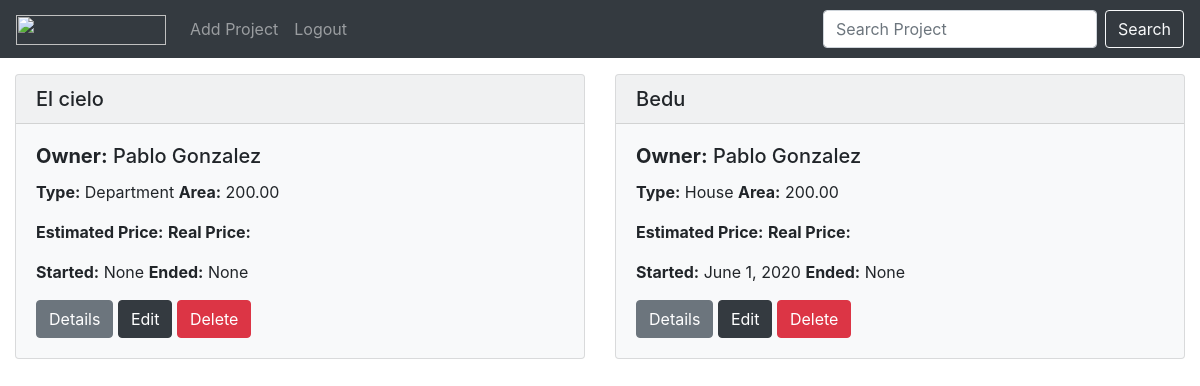
The page /projects/ (signed in) on the database as committed earlier.
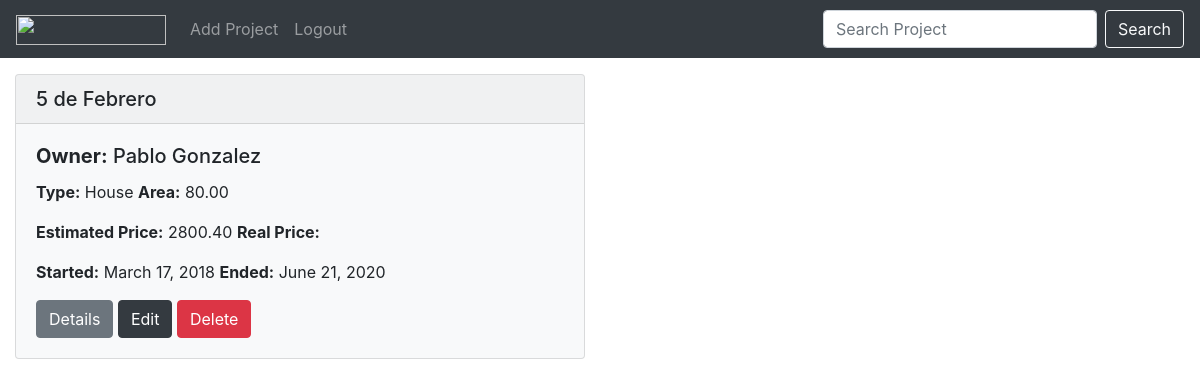
The same page on the database as committed later.
### projects/models.py (models this page shows, shortened)
class Project(models.Model):
    BUILDING_TYPES = [
        ('Department', 'Department'),
        ('House', 'House'),
        ('Building', 'Building'),
        ('Reparation', 'Reparation'),
        ('Other', 'Other'),
    ]
    architect = models.ForeignKey(Architect, on_delete=models.CASCADE)
    owner = models.ForeignKey(Owner, on_delete=models.CASCADE)
    name = models.CharField(max_length=255)
    area = models.DecimalField(max_digits=6, decimal_places=2, blank=True, null=True)
    type = models.CharField(max_length=10, choices=BUILDING_TYPES, blank=True, null=True)
    start_date = models.DateField(blank=True, null=True)
    end_date = models.DateField(blank=True, null=True)

class Owner(models.Model):
    first_name = models.CharField(max_length=50)
    last_name = models.CharField(max_length=50)
    cell_phone = models.CharField(max_length=20)
    def __str__(self):
        return f'{self.first_name} {self.last_name}'

### projects/views.py (the view)
# urls.py: path('', views.list_projects, name='list_projects'),
@login_required
def list_projects(request):
    if request.GET:
        Projects = Project.objects.annotate(
            sum_estimated_price=Sum('task__concept__estimated_price'),
            sum_real_price=Sum('task__concept__real_price'),
        ).filter(name__icontains=request.GET['search'])
    else:
        Projects = Project.objects.annotate(
            sum_estimated_price=Sum('task__concept__estimated_price'),
            sum_real_price=Sum('task__concept__real_price'),
        )
    return render(request, 'projects/list.html', {'projects': Projects})

### templates/projects/list.html (shortened to what this page needs)
{% extends "base.html" %}
{% block nav %}
<div class="collapse navbar-collapse" id="navbarSupportedContent">
    <ul class="navbar-nav mr-auto">
        <li class="nav-item">
            <a class="nav-link" href="{% url 'add_project' %}">Add Project</a>
        </li>
        <li class="nav-item">
            <a class="nav-link" href="{% url 'logout' %}">Logout</a>
        </li>
    </ul>
    <form class="form-inline my-2 my-lg-0" method="GET" action="{% url 'list_projects' %} ">
        <input class="form-control mr-sm-2" type="search" placeholder="Search Project" aria-label="Search" name="search">
        <button class="btn btn-outline-light my-2 my-sm-0" type="submit">Search</button>
    </form>
</div>
{% endblock %}
{% block container %}
<div class="row">
    {% for project in projects %}
    <div class="col-sm-12 col-md-6">
        <div class="card bg-light mt-3">
                <h5 class="card-header">
                {{ project.name }}
                </h5>
                <div class="card-body">
                <h5 class="card-title"><b>Owner:</b> {{ project.owner }}</h5>
                <p class="card-text"><b>Type:</b> {{ project.type }} <b>Area:</b> {{ project.area }}</p>
                <p class="card-text"><b>Estimated Price:</b> {{ project.sum_estimated_price|floatformat:2 }} <b>Real Price:</b> {{ project.sum_real_price|floatformat:2 }}</p>
                <p class="card-text"><b>Started:</b> {{ project.start_date }} <b>Ended:</b> {{ project.end_date }}</p>
                <a href="{% url 'list_tasks' project.id %}" class="btn btn-secondary">Details</a>
                <a href="{% url 'edit_project' project.id %}" class="btn btn-dark">Edit</a>
                <a href="{% url 'delete_project' project.id %}" class="btn btn-danger">Delete</a>
                </div>
        </div>
    </div>
    {% endfor %}
</div>
{% endblock %}

### templates/base.html (shortened to what this page needs)
<!DOCTYPE html>
<html lang="en">
<head>
    {% load static %}
    <link rel="stylesheet" href="https://stackpath.bootstrapcdn.com/bootstrap/4.5.0/css/bootstrap.min.css">
</head>
<body>
    <nav class="navbar navbar-expand-lg navbar-dark bg-dark">
    <a class="navbar-brand" href="http://www.hogaresyobrasmexicanas.com/">
        <img src="http://www.hogaresyobrasmexicanas.com/wp-content/uploads/2019/02/Logo-Hogares-blanco.fw_.png" width="150" height="30" alt="" loading="lazy">
    </a>
    {% block nav %}
    {% endblock %}
    </nav>
    <div class="container-fluid">
    {% block container %}
    {% endblock %}
    </div>
</body>
</html>

Rows that differ between the two databases and show on the page:
removed Project: name "El cielo", owner "Pablo Gonzalez", type "Department", area "200.00", start_date "None", end_date "None"
removed Project: name "Bedu", owner "Pablo Gonzalez", type "House", area "200.00", start_date "June 1, 2020", end_date "None"
added Project: name "5 de Febrero", owner "Pablo Gonzalez", type "House", area "80.00", sum_estimated_price "2800.40", start_date "March 17, 2018", end_date "June 21, 2020"
